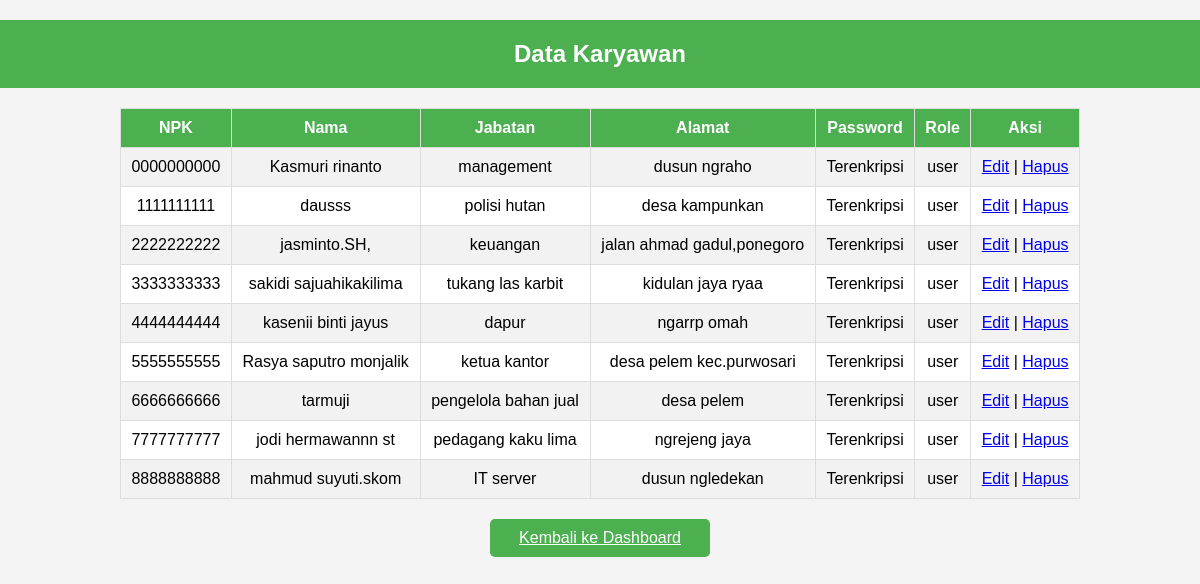
The page /data_user.php on the database its author committed.
### tables this page shows
CREATE TABLE `dt_karyawan` (
  `NPK` varchar(50) NOT NULL,
  `nama` varchar(100) NOT NULL,
  `jabatan` varchar(100) NOT NULL,
  `alamat` text NOT NULL,
  `password` varchar(255) NOT NULL,
  `role` varchar(50) DEFAULT 'dt_karyawan',
  `foto` longblob DEFAULT NULL
);

### data_user.php (the view, shortened to what this page needs)
<?php
include 'db.php';
$result = $conn->query("SELECT * FROM dt_karyawan");
?>
<!DOCTYPE html>
<html lang="en">
<head>
</head>
<body>
    <h2>Data Karyawan</h2>
    <table>
        <tr>
            <th>NPK</th>
            <th>Nama</th>
            <th>Jabatan</th>
            <th>Alamat</th>
            <th>Password</th>
            <th>Role</th>
            <th>Aksi</th>
        </tr>
        <?php
        while ($row = $result->fetch_assoc()) {
            echo "<tr>";
            echo "<td>" . $row['NPK'] . "</td>";
            echo "<td>" . $row['nama'] . "</td>";
            echo "<td>" . $row['jabatan'] . "</td>";
            echo "<td>" . $row['alamat'] . "</td>";
            echo "<td>" . (strlen($row['password']) > 10 ? "Terenkripsi" : "Tidak Terenkripsi") . "</td>";
            echo "<td>" . $row['role'] . "</td>";
            echo "<td>
                    <a href='admin_edit_data_user.php?edit=" . $row['NPK'] . "'>Edit</a> |
                    <a href='?delete=" . $row['NPK'] . "' onclick='return confirm(\"Apakah Anda yakin ingin menghapus data ini?\")'>Hapus</a>
                  </td>";
            echo "</tr>";
        }
        ?>
    </table>
    <a href="dashboard_admin.php" class="back-button">Kembali ke Dashboard</a>
</body>
</html>

### data_user.php (style rules this page uses)
body { font-family: Arial, sans-serif; background-color: #f4f4f4; margin: 0; padding: 0; }
h2 { text-align: center; color: #333; padding: 20px; background-color: #4CAF50; color: white; }
table { width: 80%; margin: 20px auto; border-collapse: collapse; background-color: white; }
th, td { padding: 10px; text-align: center; border: 1px solid #ddd; }
th { background-color: #4CAF50; color: white; }
tr:nth-child(even) { background-color: #f2f2f2; }
.back-button { display: block; width: 200px; margin: 20px auto; padding: 10px; text-align: center; background-color: #4CAF50; color: white; border: none; border-radius: 5px; }

### rows shown on the page
dt_karyawan: NPK "0000000000", nama "Kasmuri rinanto", jabatan "management", alamat "dusun ngraho", shows "Terenkripsi", role "user"
dt_karyawan: NPK "1111111111", nama "dausss", jabatan "polisi hutan", alamat "desa kampunkan", shows "Terenkripsi", role "user"
dt_karyawan: NPK "2222222222", nama "jasminto.SH,", jabatan "keuangan", alamat "jalan ahmad gadul,ponegoro", shows "Terenkripsi", role "user"
dt_karyawan: NPK "3333333333", nama "sakidi sajuahikakilima", jabatan "tukang las karbit", alamat "kidulan jaya ryaa", shows "Terenkripsi", role "user"
dt_karyawan: NPK "4444444444", nama "kasenii binti jayus", jabatan "dapur", alamat "ngarrp omah", shows "Terenkripsi", role "user"
dt_karyawan: NPK "5555555555", nama "Rasya saputro monjalik", jabatan "ketua kantor", alamat "desa pelem kec.purwosari", shows "Terenkripsi", role "user"
dt_karyawan: NPK "6666666666", nama "tarmuji", jabatan "pengelola bahan jual", alamat "desa pelem", shows "Terenkripsi", role "user"
dt_karyawan: NPK "7777777777", nama "jodi hermawannn st", jabatan "pedagang kaku lima", alamat "ngrejeng jaya", shows "Terenkripsi", role "user"
dt_karyawan: NPK "8888888888", nama "mahmud suyuti.skom", jabatan "IT server", alamat "dusun ngledekan", shows "Terenkripsi", role "user"
